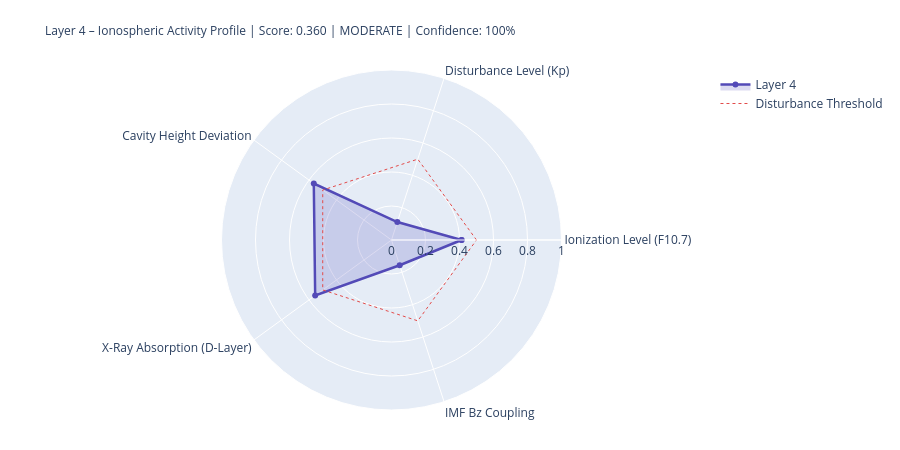

This figure's notebook cell:
### Markdown cell above
---
## 4. State Assessment & Handoff to Layer 5

### Code cell
# ============================================================
# LAYER-4-SCORE
# ============================================================

COMPONENTS = {
    'Ionization Level (F10.7)':    {'score': ioniz,       'source': 'primary' if f107_now else 'from_layer0', 'dynamic': True},
    'Disturbance Level (Kp)':          {'score': disturb,     'source': 'primary' if kp_now   else 'from_layer0', 'dynamic': True},
    'Cavity Height Deviation':    {'score': h_dev,       'source': 'derived',                                'dynamic': True},
    'X-Ray Absorption (D-Layer)':{'score': xray_ioniz,  'source': 'primary' if xray_now else 'missing',     'dynamic': True},
    'IMF Bz Coupling':             {'score': bz_coupling, 'source': 'primary' if bz_now   else 'from_layer0', 'dynamic': True},
}

available    = {k: v['score'] for k, v in COMPONENTS.items() if v['score'] is not None}
unavailable  = [k for k, v in COMPONENTS.items() if v['score'] is None]
layer4_score = round(sum(available.values()) / len(available), 4) if available else None
confidence   = round(len(available) / len(COMPONENTS), 2)
level = ('unknown' if layer4_score is None
         else 'quiet'   if layer4_score < 0.3
         else 'moderate' if layer4_score < 0.6
         else 'active')
dominant_l4 = max(available, key=available.get) if available else 'none'

# Resonance delta for Schumann SR-1
sr1_ref = schumann_freq(1, 80.0)
sr1_now = schumann_freq(1, h_eff)
sr1_delta_mhz = (sr1_now - sr1_ref) * 1000

# Propagation conditions
prop_cond = ('disturbed'   if kp_val > 4
             else 'unsettled' if kp_val > 2
             else 'normal')
if xray_class in ['X', 'M']:
    prop_cond = 'Radio-Blackout moeglich'

W = 68
print('=' * W)
print('LAYER 4 – IONOSPHERE – STATE ASSESSMENT')
print('=' * W)
for name, comp in COMPONENTS.items():
    s = comp['score']
    if s is not None:
        bar = '█' * int(s * 20) + '░' * (20 - int(s * 20))
        print(f'  {name:<36} {bar}  {s:.3f}  [{comp["source"]}]')
    else:
        print(f'  {name:<36} {"─" * 20}  n/a   [missing]')
print('-' * W)
print(f'  Score:          {layer4_score:.3f}  ({len(available)}/{len(COMPONENTS)} components)')
print(f'  Confidence:     {confidence:.0%}')
print(f'  Level:          {level.upper()}')
print(f'  Dominant:       {dominant_l4}')
print(f'  Cavity height:  {h_eff:.1f} km  (Ref: 80.0 km)')
print(f'  SR-1:           {sr1_now:.3f} Hz  (Δ {sr1_delta_mhz:+.1f} mHz vs. ref)')
print(f'  Propagation:    {prop_cond}')
print(f'  X-Ray:          {xray_class}-class  ({xray_now:.2e} W/m²)' if xray_now else '  X-Ray:          n/a')
print('=' * W)

# Radar
cats   = list(available.keys())
vals_r = list(available.values())
if len(cats) >= 3:
    fig = go.Figure()
    fig.add_trace(go.Scatterpolar(
        r=vals_r + [vals_r[0]], theta=cats + [cats[0]],
        fill='toself', fillcolor='rgba(83,74,183,0.20)',
        line=dict(color='#534AB7', width=2.5), name='Layer 4'
    ))
    fig.add_trace(go.Scatterpolar(
        r=[0.5] * (len(cats)+1), theta=cats + [cats[0]],
        line=dict(color='#E24B4A', dash='dot', width=1),
        mode='lines', name='Disturbance Threshold'
    ))
    fig.update_layout(
        title=dict(
            text=f'Layer 4 – Ionospheric Activity Profile | Score: {layer4_score:.3f} | {level.upper()} | Confidence: {confidence:.0%}',
            font=dict(size=12)
        ),
        polar=dict(radialaxis=dict(visible=True, range=[0, 1])),
        height=450, showlegend=True,
        margin=dict(l=80, r=80, t=70, b=40)
    )
    fig.show()

### Figure 1 — Plotly figure (JSON) as saved in the notebook; plotly's stock layout.template omitted (floating-point values rounded to 4 significant figures)
{"data": [{"fill": "toself", "fillcolor": "rgba(83,74,183,0.20)", "line": {"color": "#534AB7", "width": 2.5}, "name": "Layer 4", "r": [0.412, 0.111, 0.565, 0.555, 0.156, 0.412], "theta": ["Ionization Level (F10.7)", "Disturbance Level (Kp)", "Cavity Height Deviation", "X-Ray Absorption (D-Layer)", "IMF Bz Coupling", "Ionization Level (F10.7)"], "type": "scatterpolar"}, {"line": {"color": "#E24B4A", "dash": "dot", "width": 1}, "mode": "lines", "name": "Disturbance Threshold", "r": [0.5, 0.5, 0.5, 0.5, 0.5, 0.5], "theta": ["Ionization Level (F10.7)", "Disturbance Level (Kp)", "Cavity Height Deviation", "X-Ray Absorption (D-Layer)", "IMF Bz Coupling", "Ionization Level (F10.7)"], "type": "scatterpolar"}], "layout": {"height": 450, "margin": {"b": 40, "l": 80, "r": 80, "t": 70}, "polar": {"radialaxis": {"range": [0, 1], "visible": true}}, "showlegend": true, "title": {"font": {"size": 12}, "text": "Layer 4 – Ionospheric Activity Profile | Score: 0.360 | MODERATE | Confidence: 100%"}}}
